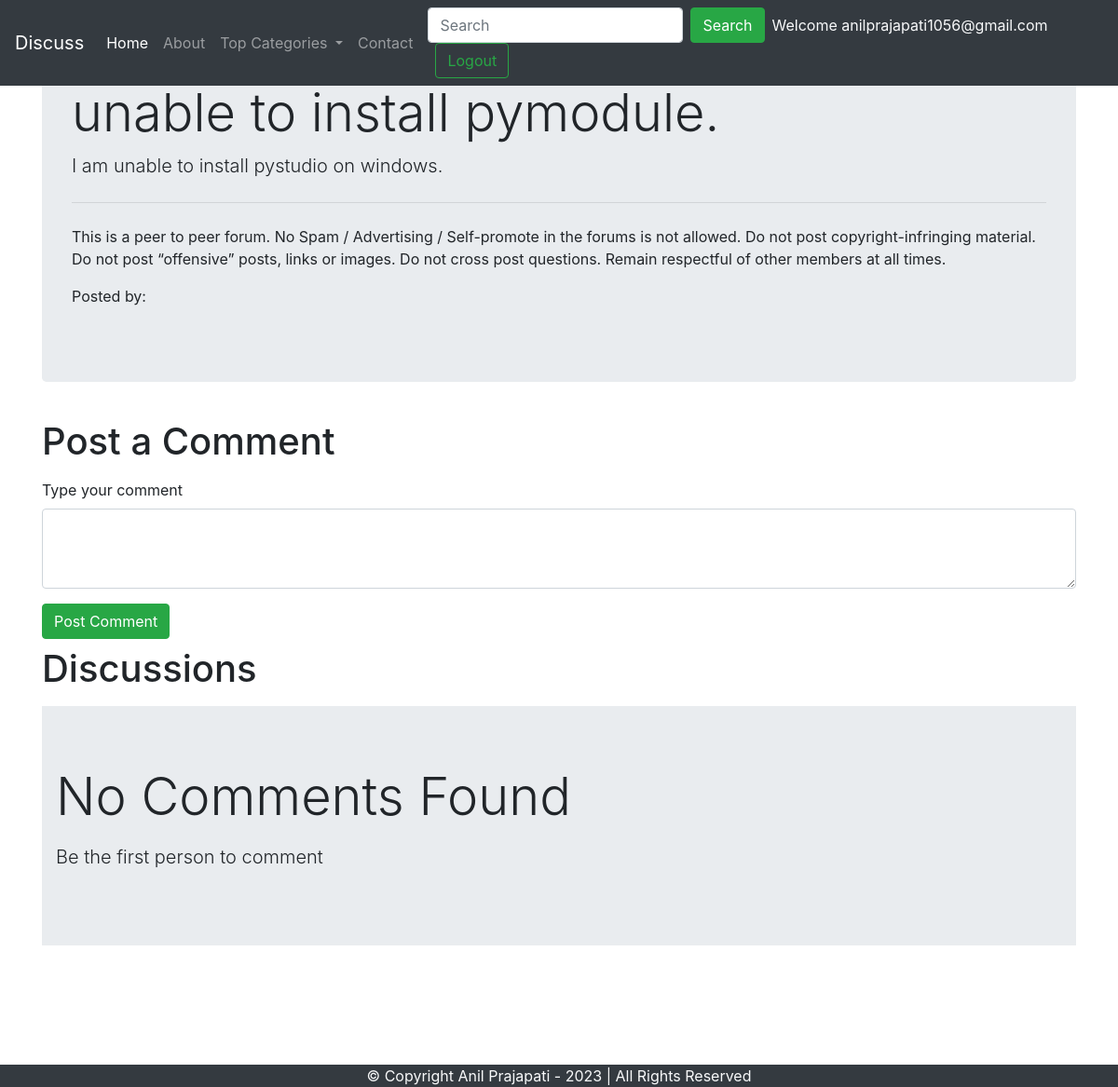
The app's page /thread.php?threadid=1 (signed in) with its own data.
### tables this page shows
CREATE TABLE `threads` (
  `thread_id` int(7) NOT NULL,
  `thread_title` varchar(255) NOT NULL,
  `thread_desc` text NOT NULL,
  `thread_cat_id` int(7) NOT NULL,
  `thread_user_id` int(7) NOT NULL,
  `timestamp` datetime NOT NULL DEFAULT current_timestamp()
);

### thread.php (the view, shortened to what this page needs)
<!doctype html>
<html lang="en">
<head>
    <link rel="stylesheet" href="https://stackpath.bootstrapcdn.com/bootstrap/4.5.0/css/bootstrap.min.css"
>
</head>
<body>
    <?php include 'partials/_dbconnect.php';?>
    <?php include 'partials/_header.php';?>
    <?php
    $id = $_GET['threadid'];
    $sql = "SELECT * FROM `threads` WHERE thread_id=$id";
    $result = mysqli_query($conn, $sql);
    while($row = mysqli_fetch_assoc($result)){
        $title = $row['thread_title'];
        $desc = $row['thread_desc'];
        $thread_user_id = $row['thread_user_id'];
        $sql2 = "SELECT user_email FROM `users` WHERE sno='$thread_user_id'";
        $result2 = mysqli_query($conn, $sql2);
        $row2 = mysqli_fetch_assoc($result2);
        $posted_by = $row2['user_email'];
    }
    ?>
    <div class="container my-4">
        <div class="jumbotron">
            <h1 class="display-4"><?php echo $title;?></h1>
            <p class="lead">  <?php echo $desc;?></p>
            <hr class="my-4">
            <p>This is a peer to peer forum. No Spam / Advertising / Self-promote in the forums is not allowed. Do not post copyright-infringing material. Do not post “offensive” posts, links or images. Do not cross post questions. Remain respectful of other members at all times.</p>
            <p>Posted by: <em><?php echo $posted_by; ?></em></p>
        </div>
    </div>
     <?php
    if(isset($_SESSION['loggedin']) && $_SESSION['loggedin']==true){
    echo '<div class="container">
        <h1 class="py-2">Post a Comment</h1>
        <form action= "'. $_SERVER['REQUEST_URI'] . '" method="post">
            <div class="form-group">
                <label for="exampleFormControlTextarea1">Type your comment</label>
                <textarea class="form-control" id="comment" name="comment" rows="3"></textarea>
                <input type="hidden" name="sno" value="'. $_SESSION["sno"]. '">
            </div>
            <button type="submit" class="btn btn-success">Post Comment</button>
        </form>
    </div>';
    }
    ?>
    <div class="container mb-5" id="ques">
        <h1 class="py-2">Discussions</h1>
       <?php
    $noResult = true;
        if($noResult){
            echo '<div class="jumbotron jumbotron-fluid">
                    <div class="container">
                        <p class="display-4">No Comments Found</p>
                        <p class="lead"> Be the first person to comment</p>
                    </div>
                 </div> ';
        }
    ?>
    </div>
    <?php include 'partials/_footer.php';?>
</body>
</html>

### thread.php (style rules this page uses)
#ques { min-height: 433px; }

### records on screen
threads: thread_title "unable to install pymodule.", thread_desc "I am unable to install pystudio on windows."

### other values on screen
$_SESSION['user_email'] "anilprajapati1056@gmail.com"
